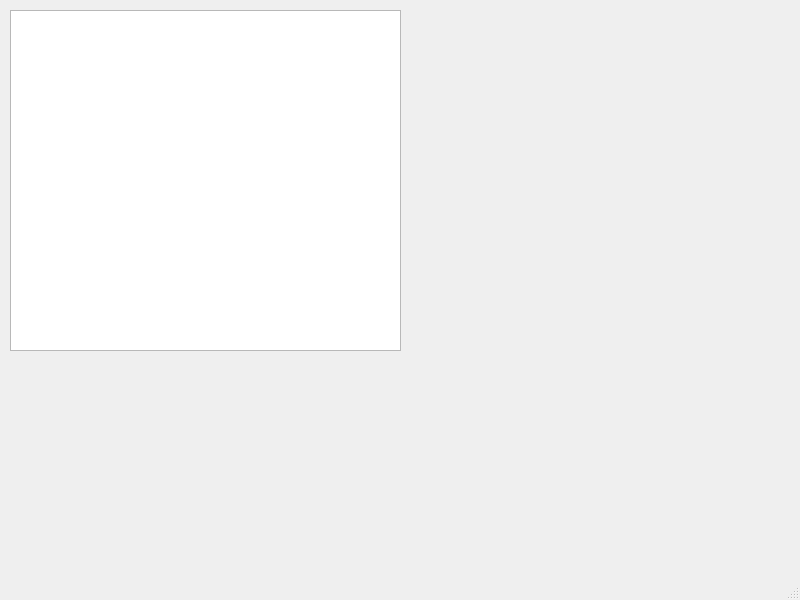
<?xml version="1.0" encoding="UTF-8"?>
<ui version="4.0">
 <class>MainWindow</class>
 <widget class="QMainWindow" name="MainWindow">
  <property name="geometry">
   <rect>
    <x>0</x>
    <y>0</y>
    <width>800</width>
    <height>600</height>
   </rect>
  </property>
  <property name="windowTitle">
   <string>MainWindow</string>
  </property>
  <widget class="QWidget" name="centralwidget">
   <widget class="QTreeView" name="treeView">
    <property name="geometry">
     <rect>
      <x>10</x>
      <y>10</y>
      <width>391</width>
      <height>341</height>
     </rect>
    </property>
   </widget>
  </widget>
  <widget class="QMenuBar" name="menubar">
   <property name="geometry">
    <rect>
     <x>0</x>
     <y>0</y>
     <width>800</width>
     <height>25</height>
    </rect>
   </property>
  </widget>
  <widget class="QStatusBar" name="statusbar"/>
 </widget>
 <resources/>
 <connections/>
</ui>
